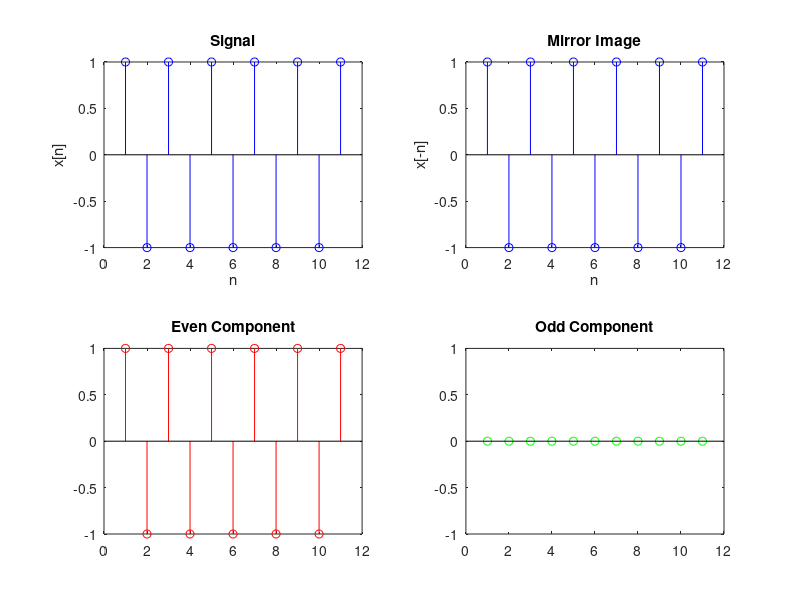

MATLAB code for this plot:
% Question 3
% Quang Anh Tran - 40075748

% Part a
n=[0:10];
x1= (exp(-2*(abs(n))).*(sin(2.*pi./36)*n));
x2=(exp(-2*(abs(-1.*n))).*(sin(2.*pi/36)*(-1*n)));
subplot(2,2,1); 
stem(x1, 'b');
xlabel('n'); 
ylabel('x[n]');
title('Signal');
 
subplot(2,2,2);
stem(x2, 'b');
xlabel('n');
ylabel('x[-n]');
title('Mirror Image');

evenpart = 1./2*(x1+x2); 
oddpart = 1./2*(x1-x2); 
 
subplot(2,2,3);
stem (evenpart, 'r');
title ('Even Component'); 
 
subplot (2,2,4);
stem (oddpart,'g'); 
title ('Odd Component');

% Part b
n=[-5:5];
x1= (-1).^(n-1); 
x2=(-1).^((-1.*n)-1);
 
subplot(2,2,1) 
stem(x1, 'b'); 
xlabel('n');
ylabel('x[n]');
title('Signal');
 
subplot(2,2,2);
stem(x2, 'b');
xlabel('n');
ylabel('x[-n]');
title('Mirror Image');
 
evenpart = 1./2*(x1+x2); 
oddpart = 1./2*(x1-x2); 
 
subplot(2,2,3);
stem (evenpart, 'r');
title ('Even Component');
 
subplot (2,2,4);
stem (oddpart,'g'); 
title ('Odd Component');


 

 
